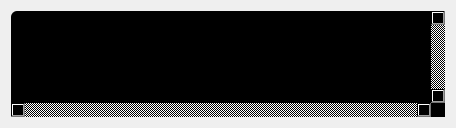
<?xml version="1.0" encoding="UTF-8"?>
<ui version="4.0">
 <class>Terminal</class>
 <widget class="QWidget" name="Terminal">
  <property name="geometry">
   <rect>
    <x>0</x>
    <y>0</y>
    <width>456</width>
    <height>128</height>
   </rect>
  </property>
  <property name="windowTitle">
   <string>Form</string>
  </property>
  <layout class="QGridLayout" name="gridLayout">
   <item row="0" column="0">
    <widget class="QTextBrowser" name="textBrowser">
     <property name="font">
      <font>
       <family>FreeSans</family>
       <pointsize>11</pointsize>
      </font>
     </property>
     <property name="styleSheet">
      <string notr="true">background-color : black;
border-radius: 6px;</string>
     </property>
     <property name="verticalScrollBarPolicy">
      <enum>Qt::ScrollBarAlwaysOn</enum>
     </property>
     <property name="horizontalScrollBarPolicy">
      <enum>Qt::ScrollBarAlwaysOn</enum>
     </property>
    </widget>
   </item>
  </layout>
 </widget>
 <resources/>
 <connections/>
</ui>
